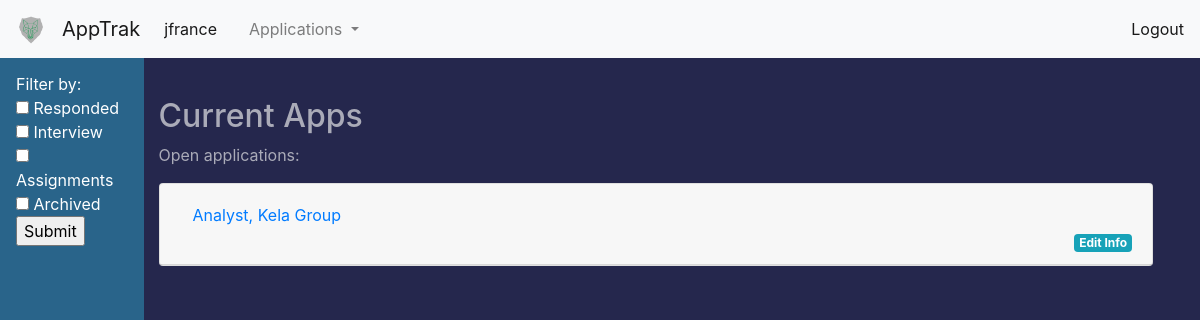
Screenshot of /current-apps (signed in) with the database file from the repository.
### apptrak/blueprints/auth/models.py (models this page shows, shortened)
class User(UserMixin, db.Model):
    id = db.Column(db.Integer, primary_key=True)
    name = db.Column(db.String(100))
    username = db.Column(db.String, unique=True)
    email = db.Column(db.String, unique=True)
    password = db.Column(db.String(40))
    job_applications = db.relationship('JobApplication', backref='user')

### apptrak/blueprints/jobapps/models.py (models this page shows, shortened)
class JobApplication(db.Model):
    id = db.Column(db.Integer, primary_key=True)
    date_added = db.Column(db.Date)
    company = db.Column(db.String(30))
    position = db.Column(db.String(50))
    location = db.Column(db.String(50))
    url = db.Column(db.String, unique=True)
    contact = db.Column(db.String)
    interview = db.Column(db.Boolean)
    called_back = db.Column(db.Boolean, default=False)
    interview_date = db.Column(db.String)
    assignment = db.Column(db.Boolean, default=False)
    assignment_date = db.Column(db.String)
    archived = db.Column(db.Boolean, default=False)
    top_job = db.Column(db.Boolean, default=False)                            # TODO irrelevent column, delete when upgrading db
    user_id = db.Column(db.Integer, db.ForeignKey('user.id'))
    def __json__(self):                                      # should make table into JSON object with the class below
        return {'id': self.id, 'date_added': self.date_added, 'company': self.company, 'position': self.position,
                'location': self.location, 'url': self.url, 'contact': self.contact, 'interview': self.interview,
                'called_back': self.called_back, 'interview_date': self.interview_date, 'assignment': self.assignment,
                'assignment_date': self.assignment_date, 'archived': self.archived, 'user_id': self.user_id}

### apptrak/blueprints/jobapps/views.py (the view, shortened to what this page needs)
@jobapps.route('/current-apps', methods=['GET', 'POST'])
@login_required
def display_apps():
    applications = current_user.job_applications
    active_applications = remove_archived(applications)
    applications_as_json = []
    for item in applications:
        single_app = item.__json__()
        applications_as_json.append(single_app)
    return flask.render_template('displayapps.html', applications=active_applications)

### apptrak/blueprints/auth/models.py (called while the page is built)
@login_mgr.user_loader
def load_user(user_id):
    return User.query.get(user_id)

### apptrak/sort_data.py (called while the page is built)
def remove_archived(all_app):
    active_apps = []
    for item in all_app:
        if not item.archived:
            print(f'active item: {item}')
            item_as_json = item.__json__()
            active_apps.append(item_as_json)
    return active_apps

### apptrak/blueprints/jobapps/templates/displayapps.html (shortened to what this page needs)
{% extends 'base.html' %}
{% block body %}
<div class="wrapper">
    <nav class="sidebar-header" id="sort-bar">
            <ul class="nav flex-column flex-sm-column" id="sidebar">
                <form method="post">
                    <li>
                        Filter by:
                    </li>
                    <li class="nav-item">
                        <input class="sort_by" id="called_back"  name="filter_field" type="checkbox" value="called_back"> Responded</input>
                      </li>
                      <li class="nav-item">
                          <input class="sort_by" id="interview" name="filter_field" type="checkbox" value="interview"> Interview</input>
                      </li>
                      <li>
                          <input class="sort_by" id="assignment" name="filter_field" type="checkbox" value="assignment"> Assignments</input>
                      </li>
                      <li>
                          <input class="sort_by" id="archived" name="filter_field" type="checkbox" value="archived"> Archived</input>
                      </li>
                      <li>
                          <input type="submit" id="submit_button">
                      </li>
                </form>
            </ul>
        </nav>
    </div>
    <div id="content">
        <h2>Current Apps</h2>
        {% if applications %}
            <p>Open applications:</p>
            <div class="accordion" id="accordionExample">
            {% for item in applications %}
                    <div id="sorted_app_{{ loop.index0 }}">
                        <div class="filtered_data">
                            {% with item = item %}
                            {% include 'application_card.html' %}
                            {% endwith %}
                        </div>
                    </div>
            {% endfor %}
            </div>
         {% else %}
            <p> You have no applications in this category</p>
        {% endif %}
    </div>
</div>
{% endblock %}

### apptrak/templates/base.html (shortened to what this page needs)
<!DOCTYPE html>
<html>
<head>
  <link rel="stylesheet" href="https://stackpath.bootstrapcdn.com/bootstrap/4.5.1/css/bootstrap.min.css">
</head>
<body>
    <nav class="navbar navbar-expand-lg navbar-light bg-light fixed-top">
         <a class="navbar-brand" href="">
             <img src="{{ url_for('static', filename='/images/logo.png') }}" width="30" height="30" alt="" loading="lazy">
         </a>
      <a class="navbar-brand" href="#">AppTrak</a>
      <div class="collapse navbar-collapse" id="navbarNav">
        <ul class="navbar-nav">
          <li class="nav-item active">
            <a class="nav-link" href="{{ url_for('auth.user_info') }}">{% if current_user.is_authenticated %}{{ current_user.username }}{% endif %} <span class="sr-only">(current)</span></a>
          </li>
          <li class="nav-item">
            <a class="nav-link" href="{{ url_for('auth.user_info') }}"></a>
          </li>
          {% if not current_user.is_anonymous %}
          <li class="nav-item dropdown">
              <a class="nav-link dropdown-toggle" href="#" id="navbarDropdown" role="button" data-toggle="dropdown" aria-haspopup="true" aria-expanded="false">
                Applications
              </a>
          </li>
          {% endif %}
        </ul>
      </div>
        <span class="navbar-text">
            {% if current_user.is_anonymous %}
            <a href="{{ url_for('auth.login') }}">Login</a>
            {% else %}
            <a href="{{ url_for('auth.logout') }}">Logout</a>
            {% endif %}
         </span>
    </nav>
<div class="container-fluid dynamic-body">
      {% block body %}
      {% endblock %}
</body>
</html>

### apptrak/blueprints/jobapps/templates/application_card.html (shortened to what this page needs)
    <div class="card">
        <div class="card-header" id="heading{{ loop.index }}">
            <h2 class="mb-0">
            <button class="btn btn-link btn-block text-left" type="button" data-toggle="collapse" data-target="#collapse{{ loop.index }}" aria-expanded="true" aria-controls="{{ loop.index }}">
            {{ item.position }}, {{ item.company }} {% if item.archived %} ARCHIVED! {% endif %}
            </button>
            </h2>
            <a href="{{ url_for('jobapps.total_app_edit', app_id=item.id )}}" class="badge badge-info" id="edit_link">Edit Info</a>
        </div>
    </div>

### apptrak/templates/base.html (style rules this page uses)
body { padding-top: 65px; background-color: #25274D; }
h1, h2, h3, h4, p, label { color: #AAABB8; }

### apptrak/blueprints/jobapps/templates/displayapps.html (style rules this page uses)
#sidebar { z-index: -1; width: 12%; padding: 1em; position: fixed; top: 3.5em; left: 0; height: 100vh; background: #29648A; color: #fff; transition: all 0.3s; }
#content { margin: 2em; float: right; width: 85%; }
#edit_link { text-align: right; float: right; }

### rows the page displays
User: username "jfrance"
JobApplication: position "Analyst", company "Kela Group"
